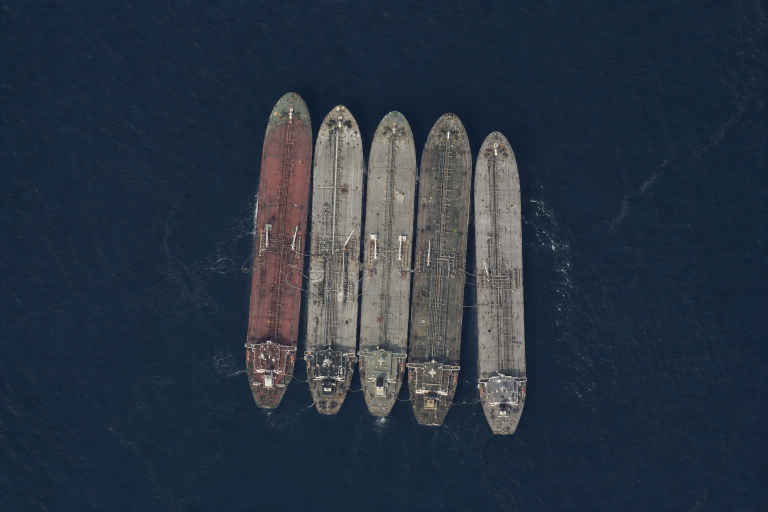
#> input picture src/assets/sts_raft_5.png, 1536 x 1024 px, found by its file name (shown at 1/2 size)
$ python seams5.py
#> lines starting #> are read from the running program, lines starting #| are printed output that depends on the picture; after the words box and inside, x2 and y2 are one past the last pixel; in counts of white or black regions, pixels touching at a corner belong together
import numpy as np
from PIL import Image

a = np.asarray(Image.open('src/assets/sts_raft_5.png').convert('RGB')).astype(np.int32)
H, W, _ = a.shape
#> H = 1024; W = 1536
water = a[:, :30, :].reshape(-1, 3).mean(axis=0)
#> water = [23.66, 39.21, 57.85]
dist = np.sqrt(((a - water) ** 2).sum(axis=2))
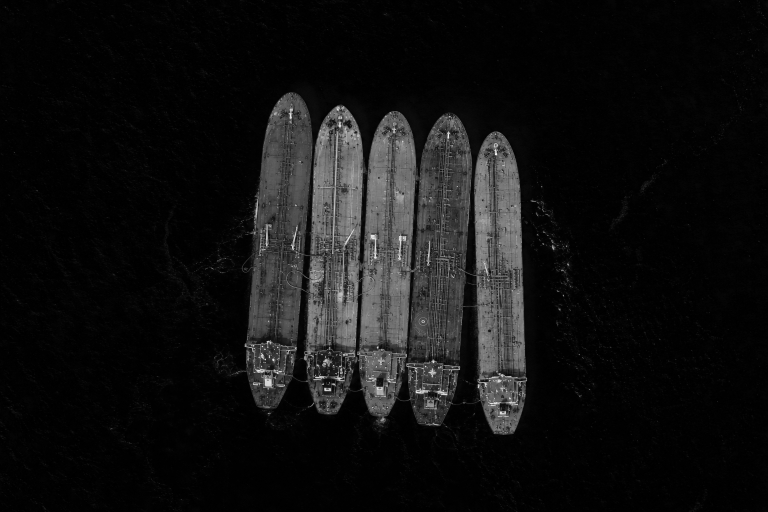
#> dist: shape (1024, 1536) float64 (shown at 1/2 size); min 0.424, max 372.1, mean 26.4; drawn with min black and max white
mask = dist > 55
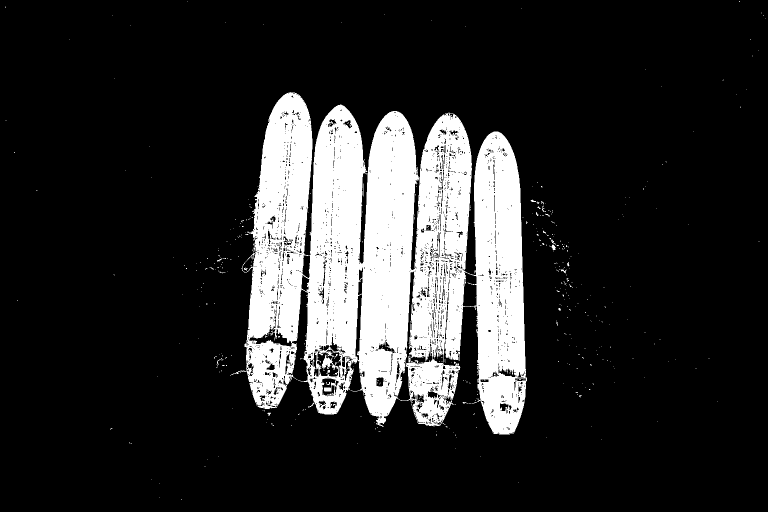
#> mask: shape (1024, 1536) bool (shown at 1/2 size); 16.6% white; 504 white regions (484 under 20 px), largest, box (x1, y1, x2, y2) and area: (469, 184, 1054, 869) 258908, (1103, 489, 1112, 500) 63, (817, 712, 821, 725) 43

# vertical band where all 5 hull bodies overlap (mid-ship)
y0, y1 = 360, 470
band = mask[y0:y1]
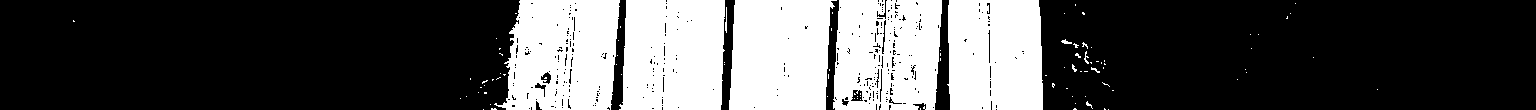
#> band: shape (110, 1536) bool; 31.6% white; 93 white regions (83 under 20 px), largest, box (x1, y1, x2, y2) and area: (494, 0, 620, 110) 11003, (619, 0, 725, 110) 10805, (729, 0, 837, 110) 10566
col = band.sum(axis=0).astype(float)
#> col = 1536 values, max 110 at index 520, min 0 at index 0, mean 34.71
col = np.convolve(col, np.ones(9) / 9, mode='same')
#> col = 1536 values, max 110 at index 584, min 0 at index 0, mean 34.71
xs = np.where(col > 0.5 * (y1 - y0))[0]
#> xs = 496 values from 511 to 1041
raftL, raftR = xs.min(), xs.max()
#> raftL = 511; raftR = 1041
print('raft x', raftL, raftR, 'width', raftR - raftL)
#| raft x 511 1041 width 530

# brightness (deck) profile to find hull centers/seams
gray = a[y0:y1].mean(axis=2).mean(axis=0)
#> gray = 1536 values, max 160.8 at index 669, min 34.8 at index 945, mean 65.55
gray = np.convolve(gray, np.ones(7) / 7, mode='same')
#> gray = 1536 values, max 154 at index 701, min 21.96 at index 1535, mean 65.51
region = gray[raftL:raftR]
#> region = 530 values, max 154 at index 190, min 39.1 at index 433, mean 111.6
# seams = local minima (dark gaps between hulls)
seams = []
for x in range(raftL + 40, raftR - 40):
    w = gray[x - 12:x + 12]
    if gray[x] == w.min() and gray[x] < np.median(region) * 0.9:
        if all(abs(x - s) > 60 for s in seams):
            seams.append(x)
#> after the loop, seams = [569, 727, 832, 904]
print('candidate seams', seams)
#| candidate seams [569, 727, 832, 904]

# Fallback: even split into 5
bounds = [raftL] + seams + [raftR]
#> bounds = [511, 569, 727, 832, 904, 1041]
if len(seams) != 4:
    print('using even split')
    bounds = [raftL + (raftR - raftL) * i / 5 for i in range(6)]
print('bounds', [int(b) for b in bounds])
#| bounds [511, 569, 727, 832, 904, 1041]

# per-hull vertical extent (bow/stern) within its x-slice
for i in range(len(bounds) - 1):
    xa, xb = int(bounds[i]), int(bounds[i + 1])
    sub = mask[:, xa:xb]
    w = xb - xa
    rows = np.where(sub.sum(axis=1) > 0.30 * w)[0]
    if rows.size:
        print(f'hull{i}: x {xa}-{xb} (w {xb-xa}) y {rows.min()}-{rows.max()}')
#> this loop made 5 passes
#> (xa, xb, w) on passes 1 to 5: (511, 569, 58), (569, 727, 158), (727, 832, 105), (832, 904, 72), (904, 1041, 137)
#| hull0: x 511-569 (w 58) y 208-815
#| hull1: x 569-727 (w 158) y 210-802
#| hull2: x 727-832 (w 105) y 229-830
#| hull3: x 832-904 (w 72) y 233-849
#| hull4: x 904-1041 (w 137) y 266-863
#> pass 1, `sub = mask[:, xa:xb]`:
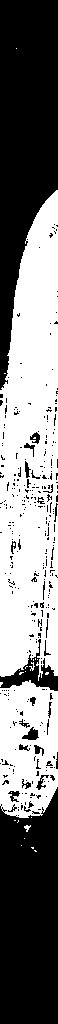
#> sub: shape (1024, 58) bool; 48.8% white; 29 white regions (25 under 20 px), largest, box (x1, y1, x2, y2) and area: (0, 190, 58, 681) 22462, (0, 680, 58, 818) 6388, (24, 825, 31, 832) 26, (29, 662, 35, 671) 22
#> pass 2, `sub = mask[:, xa:xb]`:
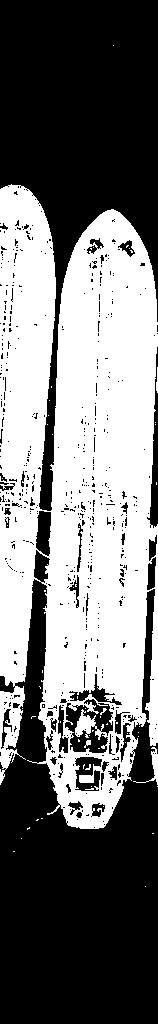
#> sub: shape (1024, 158) bool; 45.8% white; 61 white regions (57 under 20 px), largest, box (x1, y1, x2, y2) and area: (0, 184, 158, 829) 73628, (133, 747, 158, 785) 188, (156, 367, 158, 393) 35, (84, 740, 91, 748) 30
#> pass 3, `sub = mask[:, xa:xb]`:
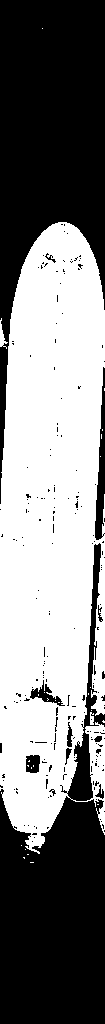
#> sub: shape (1024, 105) bool; 50% white; 27 white regions (24 under 20 px), largest, box (x1, y1, x2, y2) and area: (0, 222, 105, 854) 53560, (0, 318, 8, 349) 95, (90, 712, 94, 725) 43

$ run again, with src/assets/sts_raft_2.png copied over src/assets/sts_raft_5.png
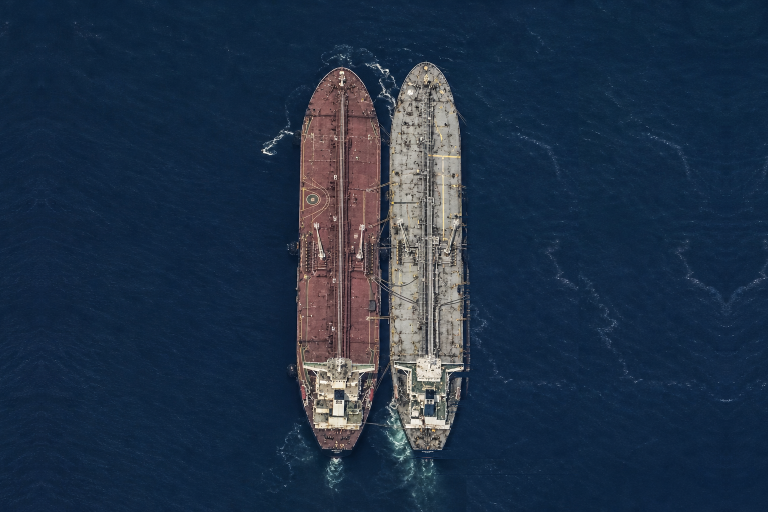
#> input picture src/assets/sts_raft_2.png, 1536 x 1024 px, found by its file name (shown at 1/2 size)
#> water = [16.42, 37.37, 62.57]
#> `mask = dist > 55`:
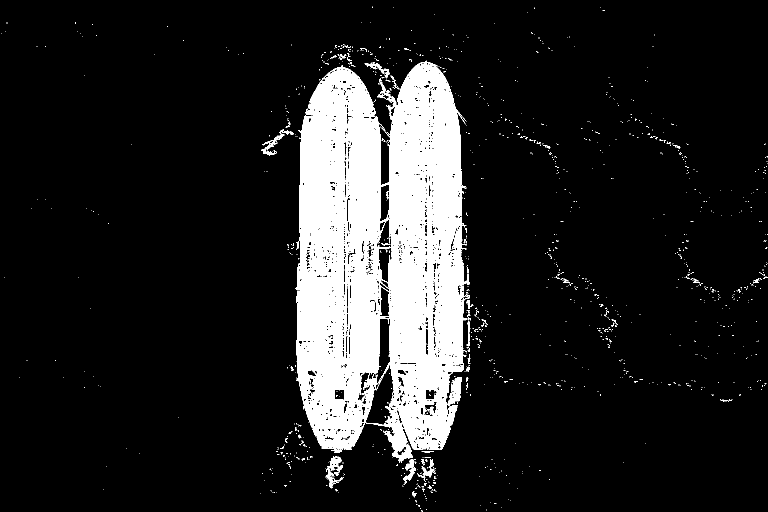
#> mask: shape (1024, 1536) bool (shown at 1/2 size); 12.9% white; 1250 white regions (1204 under 20 px), largest, box (x1, y1, x2, y2) and area: (591, 121, 940, 926) 194484, (896, 755, 924, 812) 850, (651, 913, 688, 977) 837
#> band: shape (110, 1536) bool; 18.9% white; 73 white regions (72 under 20 px), largest, box (x1, y1, x2, y2) and area: (598, 0, 933, 110) 31689
#> `col = band.sum(axis=0).astype(float)`: col = 1536 values, max 110 at index 603, min 0 at index 0, mean 20.74
#> `col = np.convolve(col, np.ones(9) / 9, mode='same')`: col = 1536 values, max 110 at index 613, min 0 at index 0, mean 20.74
#> xs = 308 values from 599 to 923
#> raftL = 599; raftR = 923
#| raft x 599 923 width 324
#> `gray = a[y0:y1].mean(axis=2).mean(axis=0)`: gray = 1536 values, max 214.2 at index 886, min 25.91 at index 761, mean 55.28
#> `gray = np.convolve(gray, np.ones(7) / 7, mode='same')`: gray = 1536 values, max 177.8 at index 888, min 22.32 at index 0, mean 55.24
#> region = 324 values, max 177.8 at index 289, min 35.17 at index 165, mean 112.4
#> after the loop `for x in range(raftL + 40, raftR - 40):`: seams = [666, 734, 851]
#| candidate seams [666, 734, 851]
#> `bounds = [raftL] + seams + [raftR]`: bounds = [599, 666, 734, 851, 923]
#> `bounds = [raftL + (raftR - raftL) * i / 5 for i in range(6)]`: bounds = [599, 663.8, 728.6, 793.4, 858.2, 923]
#| bounds [599, 663, 728, 793, 858, 923]
#> the loop `for i in range(len(bounds) - 1):` made 5 passes
#> (xa, xb, w) on passes 1 to 5: (599, 663, 64), (663, 728, 65), (728, 793, 65), (793, 858, 65), (858, 923, 65)
#> (printed output is left out)
#> pass 3, `sub = mask[:, xa:xb]`:
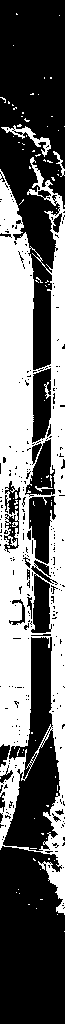
#> sub: shape (1024, 65) bool; 41.6% white; 92 white regions (87 under 20 px), largest, box (x1, y1, x2, y2) and area: (0, 157, 65, 915) 26872, (1, 125, 51, 157) 340, (53, 151, 65, 177) 76, (35, 486, 53, 492) 35, (12, 522, 18, 527) 20

$ run again, with src/assets/sts_raft_3.png copied over src/assets/sts_raft_5.png
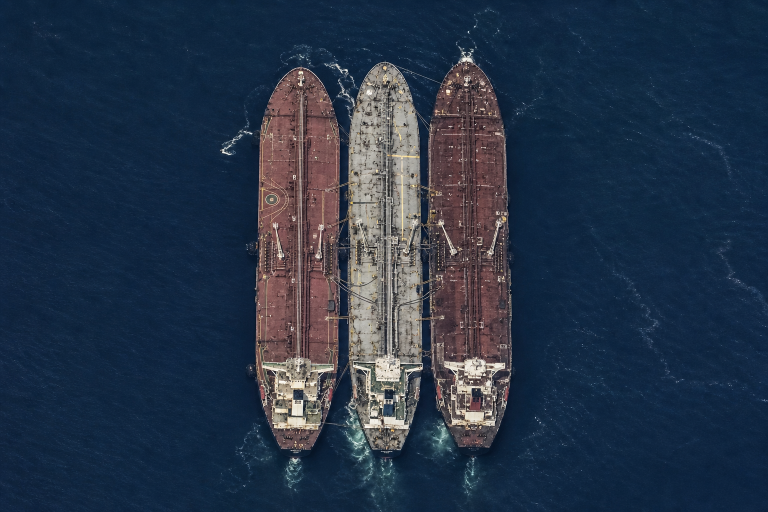
#> input picture src/assets/sts_raft_3.png, 1536 x 1024 px, found by its file name (shown at 1/2 size)
#> water = [16.72, 37.32, 63.06]
#> `mask = dist > 55`:
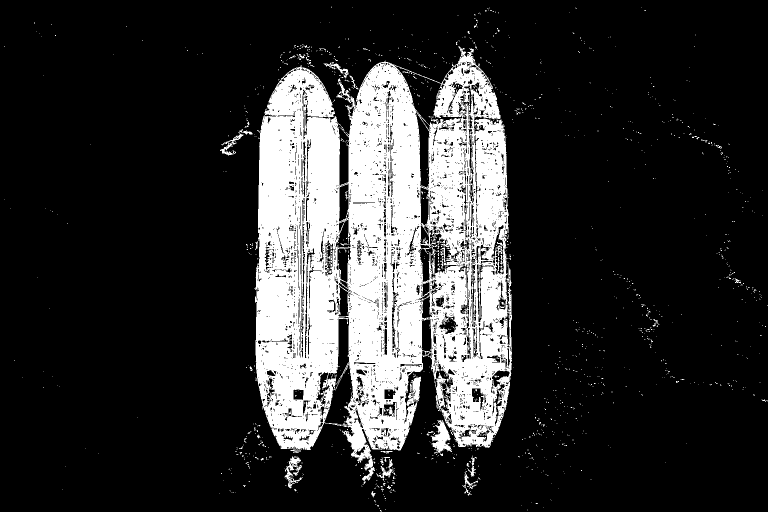
#> mask: shape (1024, 1536) bool (shown at 1/2 size); 18.6% white; 1468 white regions (1421 under 20 px), largest, box (x1, y1, x2, y2) and area: (509, 92, 1024, 968) 282470, (861, 840, 904, 906) 1389, (569, 913, 606, 977) 833
#> band: shape (110, 1536) bool; 27.7% white; 56 white regions (55 under 20 px), largest, box (x1, y1, x2, y2) and area: (516, 0, 1018, 110) 46692
#> `col = band.sum(axis=0).astype(float)`: col = 1536 values, max 110 at index 521, min 0 at index 0, mean 30.48
#> `col = np.convolve(col, np.ones(9) / 9, mode='same')`: col = 1536 values, max 110 at index 531, min 0 at index 0, mean 30.48
#> xs = 465 values from 517 to 1013
#> raftL = 517; raftR = 1013
#| raft x 517 1013 width 496
#> `gray = a[y0:y1].mean(axis=2).mean(axis=0)`: gray = 1536 values, max 214.2 at index 804, min 25.91 at index 679, mean 59.05
#> `gray = np.convolve(gray, np.ones(7) / 7, mode='same')`: gray = 1536 values, max 177.8 at index 806, min 22.57 at index 0, mean 59
#> region = 496 values, max 177.8 at index 289, min 35.17 at index 165, mean 100.3
#> after the loop `for x in range(raftL + 40, raftR - 40):`: seams = [584, 682, 845, 942]
#| candidate seams [584, 682, 845, 942]
#> bounds = [517, 584, 682, 845, 942, 1013]
#| bounds [517, 584, 682, 845, 942, 1013]
#> the loop `for i in range(len(bounds) - 1):` made 5 passes
#> (xa, xb, w) on passes 1 to 5: (517, 584, 67), (584, 682, 98), (682, 845, 163), (845, 942, 97), (942, 1013, 71)
#> (printed output is left out)
#> pass 3, `sub = mask[:, xa:xb]`:
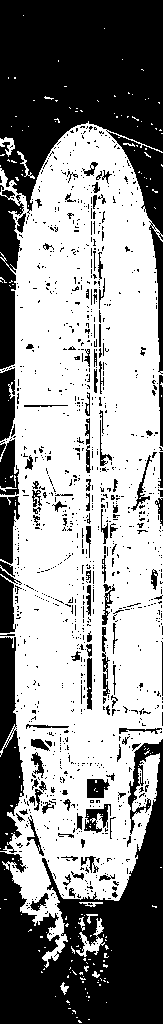
#> sub: shape (1024, 163) bool; 58.1% white; 1145 black regions (1030 under 20 px), largest, box (x1, y1, x2, y2) and area: (0, 0, 163, 374) 26909, (0, 739, 163, 1024) 22753, (0, 637, 24, 853) 3461

$ run again, with src/assets/sts_raft_4.png copied over src/assets/sts_raft_5.png
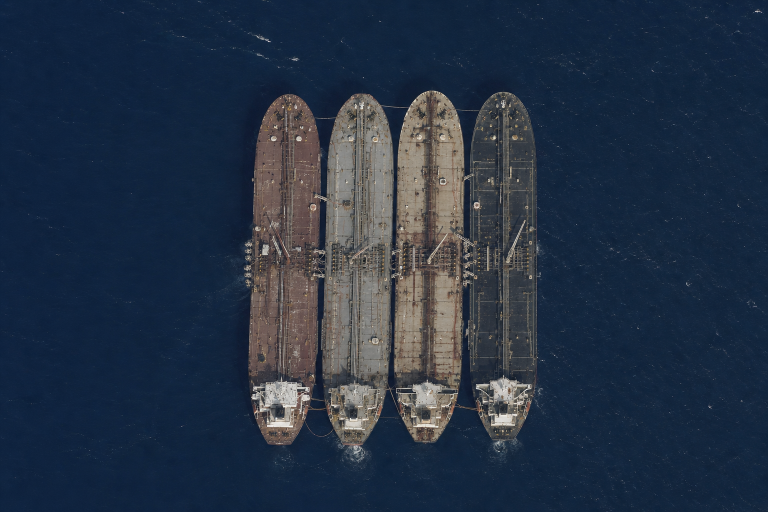
#> input picture src/assets/sts_raft_4.png, 1536 x 1024 px, found by its file name (shown at 1/2 size)
#> water = [15.42, 35.07, 62.56]
#> `mask = dist > 55`:
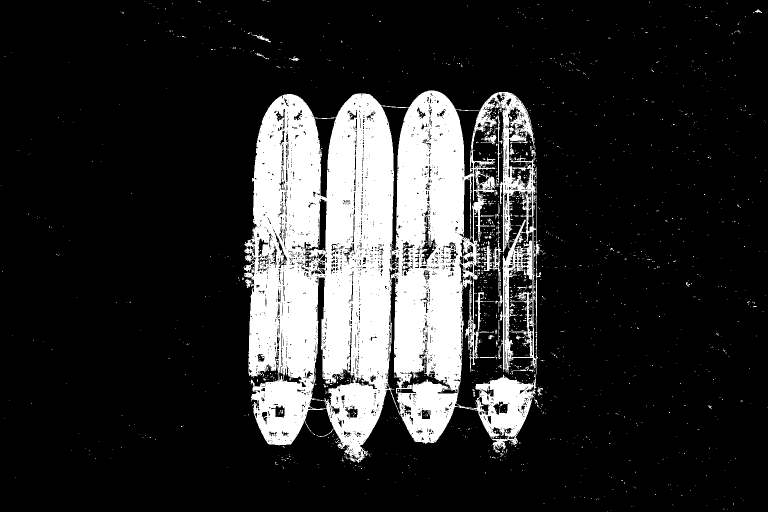
#> mask: shape (1024, 1536) bool (shown at 1/2 size); 17.7% white; 1756 white regions (1706 under 20 px), largest, box (x1, y1, x2, y2) and area: (487, 181, 1082, 926) 269432, (962, 482, 1005, 562) 915, (989, 231, 1001, 361) 318
#> band: shape (110, 1536) bool; 28.7% white; 199 white regions (188 under 20 px), largest, box (x1, y1, x2, y2) and area: (504, 0, 788, 110) 28188, (792, 0, 930, 110) 14191, (1000, 0, 1073, 110) 3519
#> `col = band.sum(axis=0).astype(float)`: col = 1536 values, max 110 at index 518, min 0 at index 0, mean 31.55
#> `col = np.convolve(col, np.ones(9) / 9, mode='same')`: col = 1536 values, max 110 at index 658, min 0 at index 7, mean 31.55
#> xs = 439 values from 507 to 1068
#> raftL = 507; raftR = 1068
#| raft x 507 1068 width 561
#> `gray = a[y0:y1].mean(axis=2).mean(axis=0)`: gray = 1536 values, max 151.9 at index 675, min 27.62 at index 938, mean 59.66
#> `gray = np.convolve(gray, np.ones(7) / 7, mode='same')`: gray = 1536 values, max 141.7 at index 675, min 21.19 at index 0, mean 59.62
#> region = 561 values, max 141.7 at index 168, min 32.51 at index 428, mean 95.95
#> after the loop `for x in range(raftL + 40, raftR - 40):`: seams = [564, 645, 789, 855, 935]
#| candidate seams [564, 645, 789, 855, 935]
#> `bounds = [raftL] + seams + [raftR]`: bounds = [507, 564, 645, 789, 855, 935, 1068]
#> `bounds = [raftL + (raftR - raftL) * i / 5 for i in range(6)]`: bounds = [507, 619.2, 731.4, 843.6, 955.8, 1068]
#| bounds [507, 619, 731, 843, 955, 1068]
#> the loop `for i in range(len(bounds) - 1):` made 5 passes
#> (xa, xb, w) on passes 1 to 5: (507, 619, 112), (619, 731, 112), (731, 843, 112), (843, 955, 112), (955, 1068, 113)
#> (printed output is left out)
#> pass 3, `sub = mask[:, xa:xb]`:
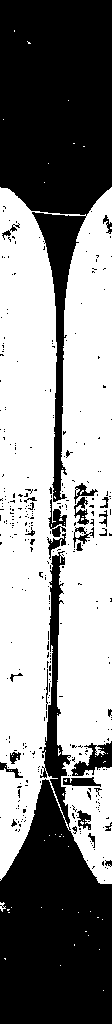
#> sub: shape (1024, 112) bool; 53.3% white; 355 black regions (325 under 20 px), largest, box (x1, y1, x2, y2) and area: (0, 0, 112, 502) 26746, (0, 551, 112, 1024) 23009, (71, 741, 112, 776) 654
